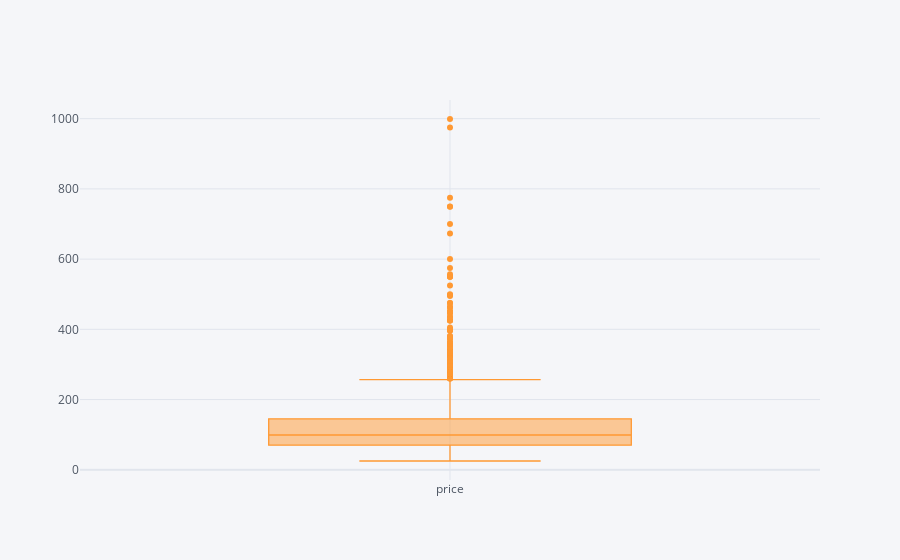

Notebook code cell kept with this figure:
### Code cell
listings[['price']].iplot(kind='box',boxpoints="outliers")

### Figure 1 — Plotly figure (JSON) as saved in the notebook; plotly's stock layout.template omitted (floating-point values rounded to 4 significant figures; data arrays with more than 128 entries replaced by an {"elided": "..."} marker saying what was removed)
{"data": [{"boxpoints": "outliers", "line": {"width": 1.3}, "marker": {"color": "rgba(255, 153, 51, 1.0)"}, "name": "price", "orientation": "v", "type": "box", "y": {"elided": "2655 int values"}}], "layout": {"legend": {"bgcolor": "#F5F6F9", "font": {"color": "#4D5663"}}, "paper_bgcolor": "#F5F6F9", "plot_bgcolor": "#F5F6F9", "title": {"font": {"color": "#4D5663"}}, "xaxis": {"gridcolor": "#E1E5ED", "showgrid": true, "tickfont": {"color": "#4D5663"}, "title": {"font": {"color": "#4D5663"}, "text": ""}, "zerolinecolor": "#E1E5ED"}, "yaxis": {"gridcolor": "#E1E5ED", "showgrid": true, "tickfont": {"color": "#4D5663"}, "title": {"font": {"color": "#4D5663"}, "text": ""}, "zerolinecolor": "#E1E5ED"}}}
